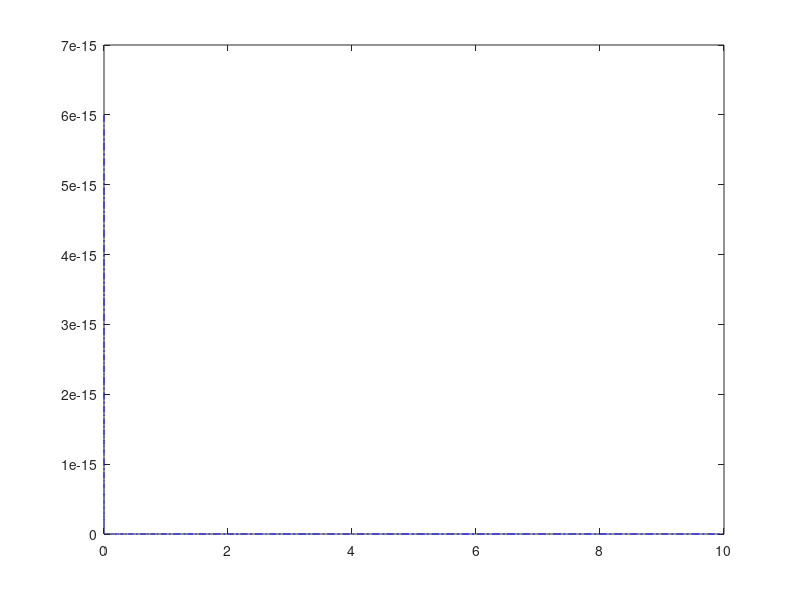

Reproduce this figure in MATLAB.
% Mohamed Rabie
% 25.11.2014
% this script makes the xsection-file for the Maxwell-model
clear all
close all
clc

energy = logspace(-10,1,1000)';
sigma = 6e-20*energy.^-(0.5);
data = [energy  sigma];

plot(energy,sigma,'b-.')
save('data.txt','data','-ascii')
